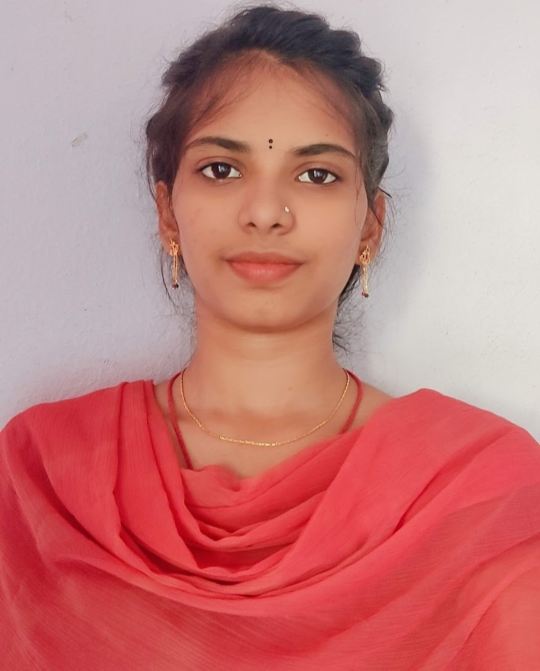
#> input picture OpenCV mini projects/Pic4.jpg, 1080 x 1342 px, found by its file name (shown at 1/2 size)
$ python Background_removal_opencv.py
#> lines starting #> are read from the running program, lines starting #| are printed output that depends on the picture
#GrabCut Algorithm with the help of this algorithm we easily
#cutoff any foreground object from image or video.
#It works like a rectangle portion mark on the image and area outise the raactangle is treat as a extract part
#so this algo remove it completely.
#Gaussian mixture model help to achieve the target.

import numpy as np
import cv2

img = cv2.imread('E:\\Data\\Pic4.jpg')
#> img is the input picture: shape (1342, 1080, 3); mean B, G, R 123.5, 124.7, 196.8
img = cv2.resize(img, (500,500))
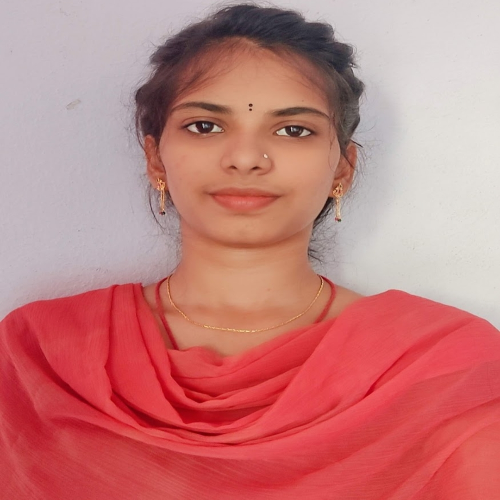
#> img: shape (500, 500, 3); mean B, G, R 123.4, 124.6, 196.7
mask = np.zeros(img.shape[:2], np.uint8)

bgdModel= np.zeros((1,65), np.float64)*255
fgdModel = np.zeros((1,65), np.float64)*255

#parameter(img, mask,rect, bgmodel, fgmodel, iter, method)
rect = (134,150,660,730)
cv2.grabCut(img, mask, rect, bgdModel, fgdModel, 5, cv2.GC_INIT_WITH_RECT)

mask2 = np.where((mask == 2)|(mask == 0), 0, 1).astype('uint8')
img = img*mask2[:,:, np.newaxis]
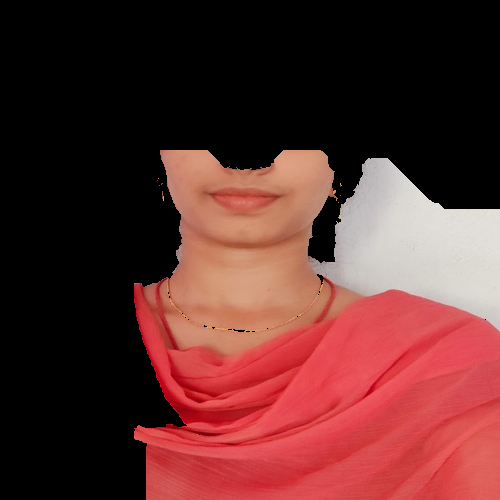
#> img: shape (500, 500, 3); mean B, G, R 44.8, 47.1, 92.7

cv2.imshow("result", img)
cv2.waitKey(0)
cv2.destroyAllWindows()

$ run again, with OpenCV mini projects/Pic1.jpg copied over OpenCV mini projects/Pic4.jpg
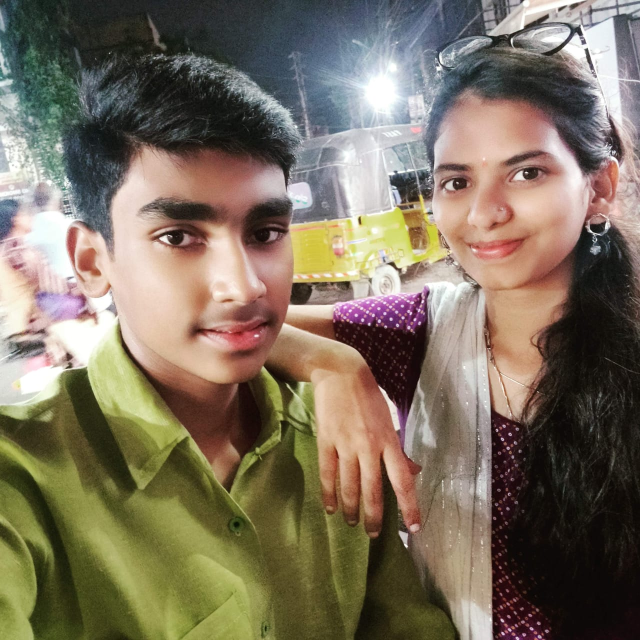
#> input picture OpenCV mini projects/Pic1.jpg, 1280 x 1280 px, found by its file name (shown at 1/2 size)
#> img is the input picture: shape (1280, 1280, 3); mean B, G, R 94.4, 112.1, 123.7
#> `img = cv2.resize(img, (500,500))`:
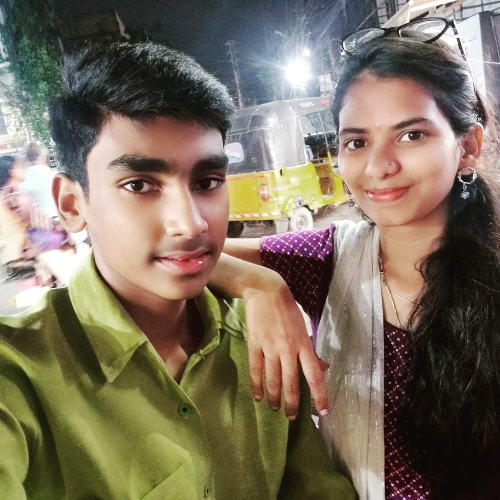
#> img: shape (500, 500, 3); mean B, G, R 94.3, 112, 123.6
#> `img = img*mask2[:,:, np.newaxis]`:
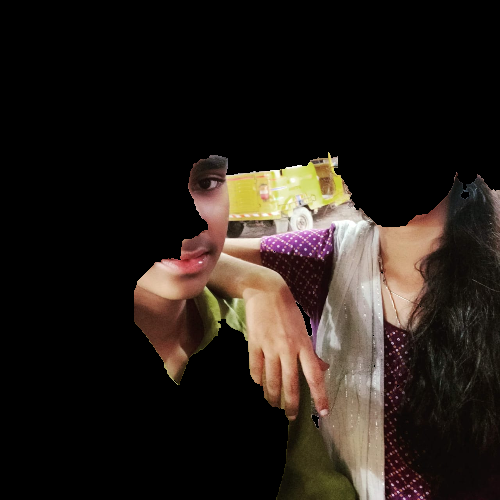
#> img: shape (500, 500, 3); mean B, G, R 25.7, 31.2, 38.7

$ run again, with OpenCV mini projects/Pic2.jpg copied over OpenCV mini projects/Pic4.jpg
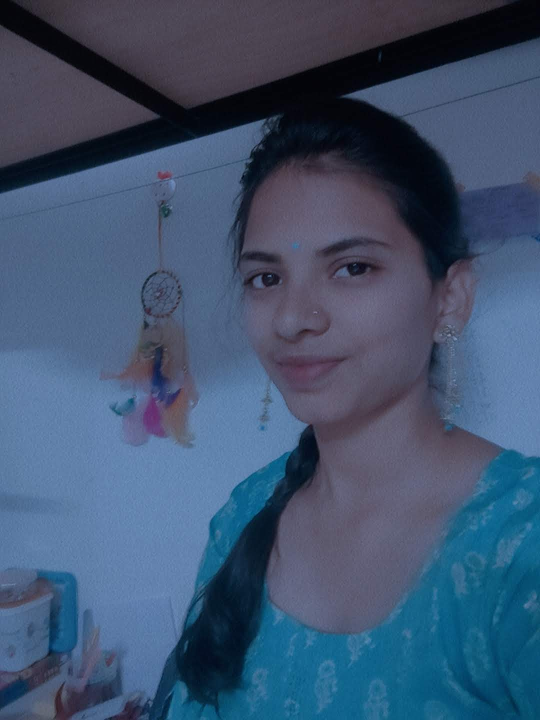
#> input picture OpenCV mini projects/Pic2.jpg, 1080 x 1440 px, found by its file name (shown at 1/2 size)
#> img is the input picture: shape (1440, 1080, 3); mean B, G, R 111, 83.6, 63.3
#> `img = cv2.resize(img, (500,500))`:
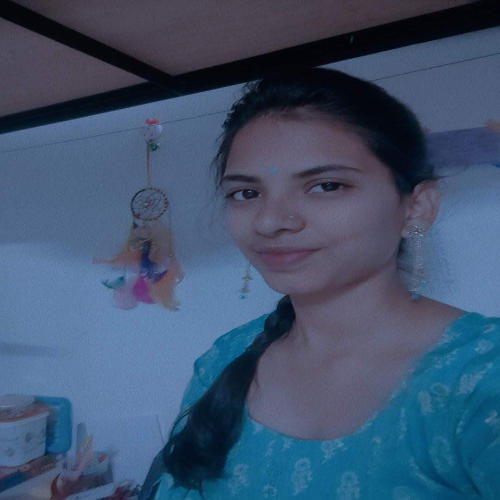
#> img: shape (500, 500, 3); mean B, G, R 111, 83.5, 63.2
#> `img = img*mask2[:,:, np.newaxis]`:
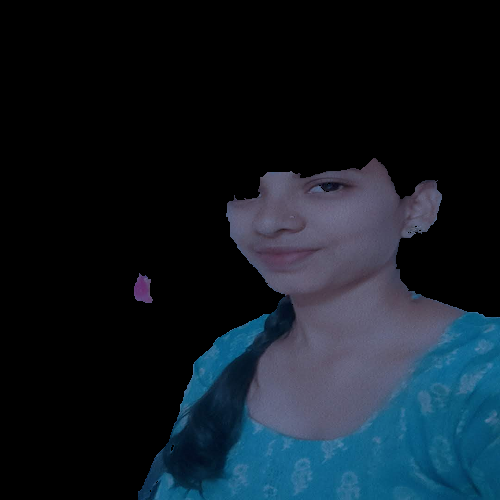
#> img: shape (500, 500, 3); mean B, G, R 37.1, 27.9, 17.6

$ run again, with OpenCV mini projects/eye.jpg copied over OpenCV mini projects/Pic4.jpg
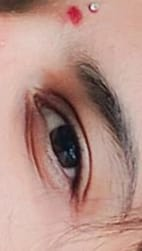
#> input picture OpenCV mini projects/eye.jpg, 142 x 251 px, found by its file name
#> img is the input picture: shape (251, 142, 3); mean B, G, R 135.2, 144.3, 181.2
#> `img = cv2.resize(img, (500,500))`:
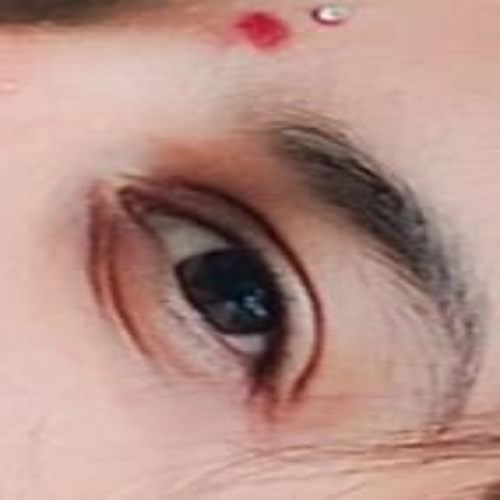
#> img: shape (500, 500, 3); mean B, G, R 135.1, 144.2, 181.1
#> `img = img*mask2[:,:, np.newaxis]`:
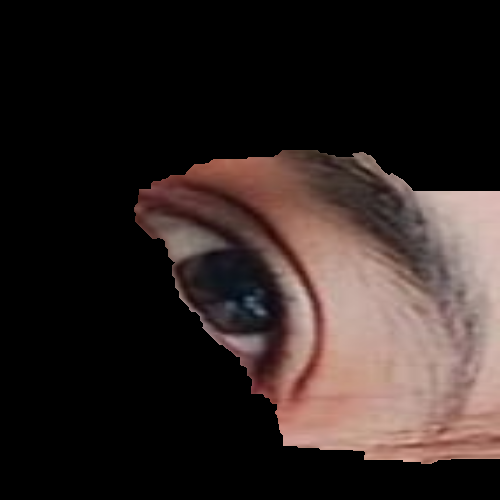
#> img: shape (500, 500, 3); mean B, G, R 34.8, 37.2, 47.8
